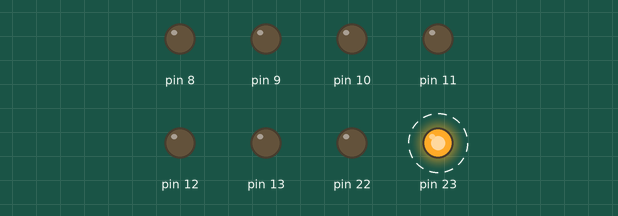
A sketch run on a simulated Arduino Uno, built with avr-gcc and run on an emulated ATmega328P. On the bench: output pins drawn as LEDs (lit = HIGH). Dashed ring = blinking.

Above: at 0.05 s.
Timing chart, 0 to 3.0 s (numbered marks = the images above):
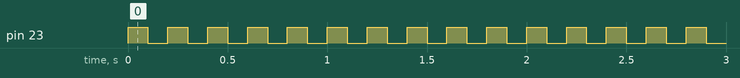

The sketch:

Blink_C_AVR.ino
```cpp
#include <avr/io.h>
#include <util/delay.h>

int main (void) {
  DDRB = 0xff;
  while (1) {
    //digitalWrite(LED_BUILTIN, HIGH);   // turn the LED on (HIGH is the voltage level)
    PORTB = 0b10000000;
    _delay_ms(100);                       // wait for a second
    //digitalWrite(LED_BUILTIN, LOW);    // turn the LED off by making the voltage LOW
    PORTB = 0x00;
    _delay_ms(100);                       // wait for a second

  }
}
```

Measured:
- by itself, pin 23: alternates HIGH for 0.10 s and LOW for 0.10 s
